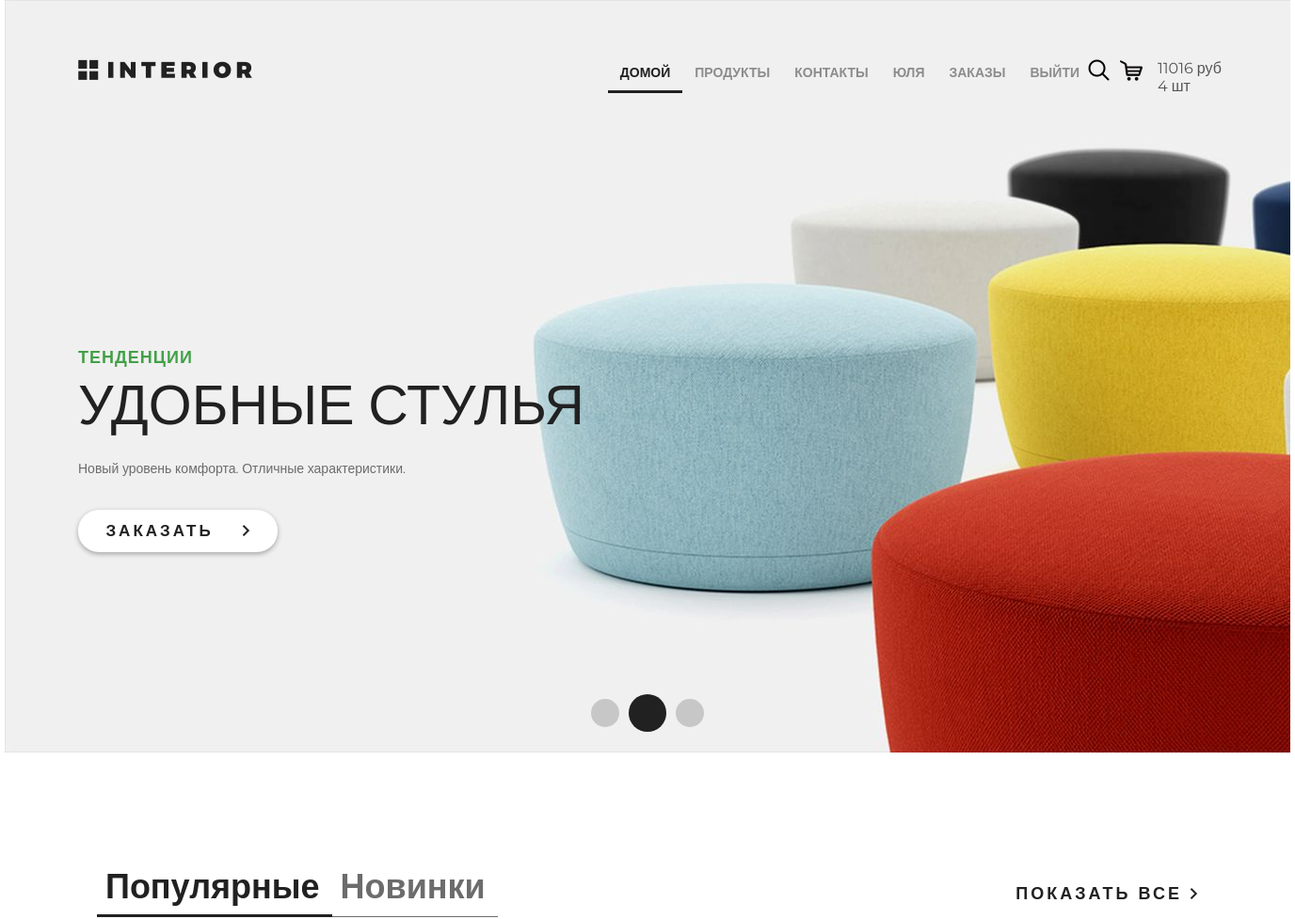
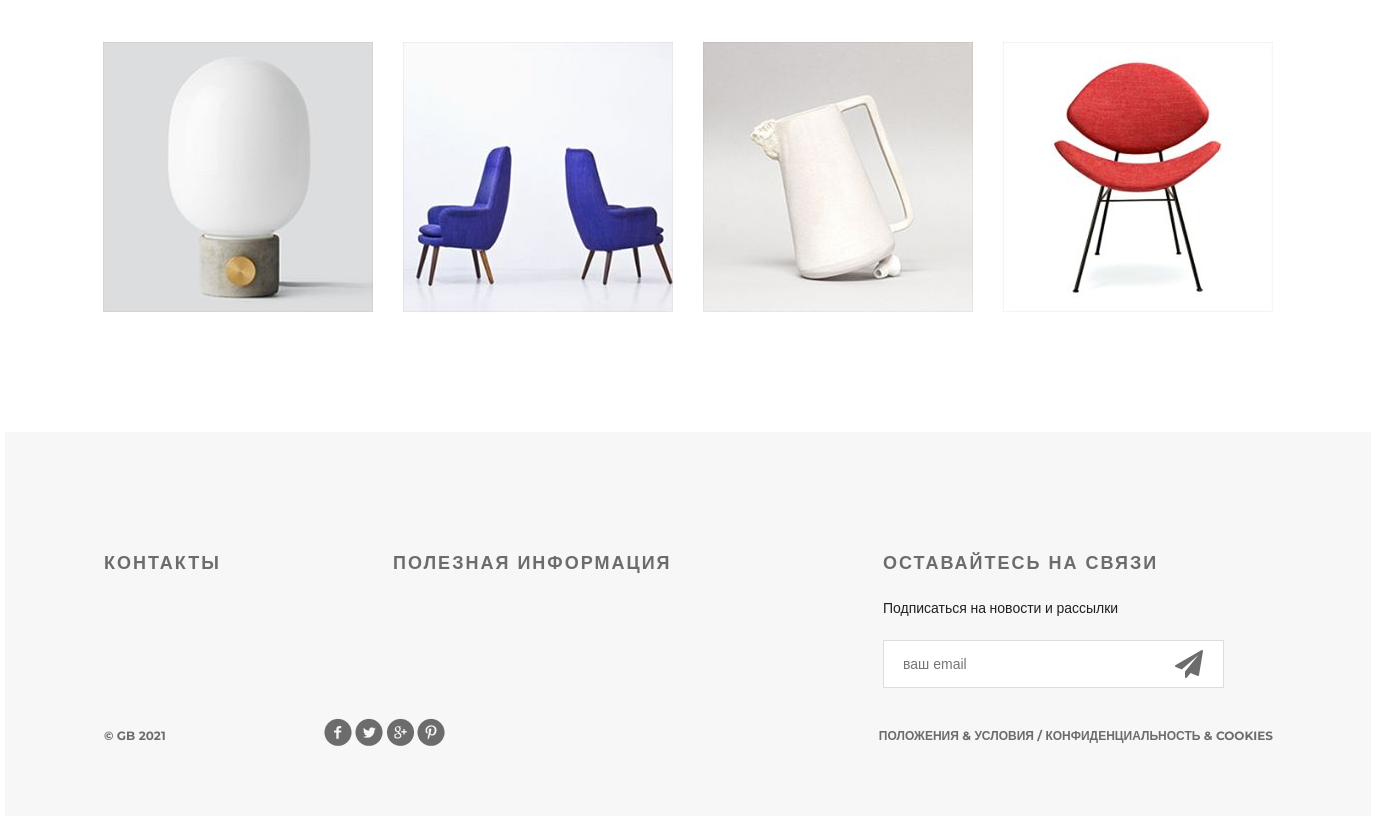
Screenshot of / (signed in) with the database file from the repository (2 pictures, top to bottom).
### authapp/models.py (models this page shows, shortened)
class ShopUser(AbstractUser):
    avatar = models.ImageField(upload_to='users_avatars', blank=True, verbose_name='Аватар')
    avatar_url = models.URLField(blank=True,verbose_name='Ссылка на аватар')
    age = models.PositiveSmallIntegerField(verbose_name='Возраст', default=18)
    activate_key = models.CharField(max_length=128, verbose_name='Ключ активации', blank=True, null=True)
    activate_key_expired = models.DateTimeField(blank=True, null=True)

### basketapp/models.py (models this page shows)
class Basket(models.Model):
    user = models.ForeignKey(settings.AUTH_USER_MODEL, on_delete=models.CASCADE, related_name='basket')
    product = models.ForeignKey(Product, on_delete=models.CASCADE)
    quantity = models.PositiveSmallIntegerField(default=0)
    add_datetime = models.DateField(auto_now_add=True)
    @property
    def products_cost(self):
        return self.quantity * self.product.price
    @property
    def total_quantity(self):
        _items = Basket.objects.filter(user=self.user)
        return sum(list(map(lambda x: x.quantity, _items)))
    @property
    def total_cost(self):
        _items = Basket.objects.filter(user=self.user)
        return sum(list(map(lambda x: x.products_cost, _items)))

### mainapp/models.py (models this page shows, shortened)
class Product(models.Model):
    category = models.ForeignKey(ProductCategory, on_delete=models.CASCADE, verbose_name='Категория')
    name = models.CharField(max_length=128, verbose_name='Название')
    image = models.ImageField(upload_to='products', blank=True,verbose_name='Картинка')
    short_desc = models.CharField(max_length=255, verbose_name='Краткое описание')
    description = models.TextField(verbose_name='Описание')
    price = models.DecimalField(decimal_places=2, max_digits=10, default=0, verbose_name='Цена')
    quantity = models.PositiveSmallIntegerField(default=0, verbose_name='Количество')
    is_active = models.BooleanField(default=True)

### mainapp/views.py (the view)
# urls.py: path('', views.Index.as_view(), name='main'),
class Index(TemplateView):
    template_name = 'mainapp/index.html'
    def get_context_data(self, **kwargs):
        context = super().get_context_data(**kwargs)
        context['title'] = 'Главная'
        context['products'] = Product.objects.all()[:4]
        return context

### mainapp/context_processor.py (called while the page is built)
def basket(request):
    basket_items = []
    if request.user.is_authenticated:
        basket_items = Basket.objects.filter(user=request.user)
    return {
        'basket': basket_items
    }

### mainapp/templates/mainapp/index.html (shortened to what this page needs)
{% extends 'mainapp/base.html' %}
{% load static %}
{% block menu %}
    <div class="slider">
        <div class="header clearfix">
                {% include 'mainapp/includes/inc_main_menu.html' %}
        </div>
        <div class="text-slider">
            <h3 class="green">тенденции</h3>
            <h3 class="big"> удобные стулья</h3>
            <p>Новый уровень комфорта. Отличные характеристики.</p>
            <a href="#" class="button-order">заказать <img src="{% static 'img/arrow.png' %}" alt=""></a>
        </div>
        <div class="navi">
            <a href="#"></a><a href="#"></a><a href="#"></a>
        </div>
    </div>
{% endblock %}
{% block content %}
    <div class="featured">
        <div class="featured-menu">
            <a class="active" href="#">Популярные</a><a href="#">Новинки</a>
        </div>
        <a class="explore" href="#">показать все <img src="{% static 'img/arrow.png' %}" alt=""></a>
        <div class="clearfix">
        </div>
        <div class="tab-content">
            {% for product in products %}
                <div class="block">
                    <a href="{% url 'products:product' product.pk %}">
                        <img src="/media/{{ product.image }}" alt="">
                    </a>
                </div>
            {% endfor %}
        </div>
    </div>
{% endblock %}

### mainapp/templates/mainapp/includes/inc_main_menu.html (shortened to what this page needs)
 <a href="{% url 'main' %} }" class="logo"></a>
<ul class="menu">
<li><a href="{% url 'main' %}"
       {% if request.resolver_match.url_name == 'main' %}class="active"{% endif %}>
    домой
</a></li>
<li><a href="{% url 'products:products' %}"
       {% if request.resolver_match.url_name == 'products' %}class="active"{% endif %}>
    продукты
</a></li>
<li><a href="{% url 'contact' %}"
       {% if request.resolver_match.url_name == 'contact' %}class="active"{% endif %}>
    контакты
</a></li>
{% if user.is_authenticated %}
    <li><a href="{% url 'auth:edit' %}">{{ user.first_name|default:'Пользователь' }}</a></li>
    <li><a href="{% url 'order:list' %}">Заказы</a></li>
    <li><a href="{% url 'auth:logout' %}">Выйти</a></li>
{% else %}
    <li><a href="{% url 'auth:register' %}">Регистрация</a></li>
    <li><a href="{% url 'auth:login' %}">Войти</a></li>
{% endif %}
  </ul>
<a href="#" class="search"></a>
<a href="{% url 'basket:basket' %}" class="basket">
    {% if basket %}
        {{ basket.0.total_cost|floatformat:0 }} руб <br>
        {{ basket.0.total_quantity }} шт
    {% endif %}
</a>

### static/style.css (style rules this page uses)
* { margin: 0; padding: 0; }
body { font-family: 'Montserrat', sans-serif; }
html, body { height: 100%; }
.slider { height: 800px; background-image: url(/static/img/slider.jpg); padding-left: 78px; padding-right: 211px; position: relative; }
.logo { background-image: url(/static/img/logo.png); margin-top: 63px; width: 185px; height: 22px; float: left; }
.menu { list-style-type: none; margin-top: 67px; float: right; }
.menu li { float: left; }
.menu a { color: #8c8c8c; font-size: 14px; font-weight: 700; text-align: right; text-transform: uppercase; text-decoration: none; padding: 10px 13px; }
.menu .active { color: #212121; font-weight: 700; border-bottom: 3px solid #212121; }
.search { display: block; width: 23px; height: 23px; background-image: url(/static/img/search.png); position: absolute; top: 63px; left: 1151px; }
.basket { display: block; width: 100px; height: 23px; background-image: url(/static/img/basket.png); position: absolute; top: 63px; left: 1185px; text-decoration: none; color: #555; padding-left: 40px; background-repeat: no-repeat; }
.clearfix:after { content: ""; display: block; clear: both; }
.text-slider { margin-top: 288px; position: absolute; }
.text-slider p { color: #6c6c6c; font-size: 14px; text-align: left; width: 458px; line-height: 24px; }
.button-order { background-color: #ffffff; box-shadow: 0px 2px 4.85px 0.15px rgba(33, 33, 33, 0.35); width: 212px; height: 45px; display: block; text-transform: uppercase; text-align: center; border-radius: 22px; text-decoration: none; color: #212121; font-size: 17px; font-weight: 700; line-height: 45px; margin-top: 32px; letter-spacing: 3px; }
.button-order img { padding-left: 22px; }
.green { text-transform: uppercase; color: #43a047; font-size: 18px; font-weight: 700; text-align: left; margin-bottom: 22px; line-height: 13px; letter-spacing: 1px; }
.big { color: #212121; font-size: 59px; line-height: 43px; text-transform: uppercase; font-weight: 100; margin-bottom: 34px; }
.navi { position: absolute; bottom: 22px; right: 618px; display: flex; width: 130px; height: 40px; justify-content: space-between; align-items: center; }
.navi a { display: block; width: 30px; height: 30px; border-radius: 50%; background-color: rgba(33, 33, 33, 0.2); float: left; margin: 0px 5px; }
.navi a:nth-child(2) { display: block; width: 40px; height: 40px; border-radius: 50%; background-color: #212121; float: left; margin: 0px; }
.featured { padding-left: 98px; padding-right: 98px; }
.featured-menu { margin-top: 120px; width: 300px; height: 49px; float: left; }
.featured-menu a { color: #6c6c6c; font-size: 36px; font-weight: 700; text-align: left; text-decoration: none; border-bottom: 1px solid #6c6c6c; padding-bottom: 10px; padding-right: 13px; padding-left: 9px; }
.featured-menu .active { font-size: 36px; font-weight: 700; text-align: left; color: #212121; border-bottom: 3px solid #212121; padding-bottom: 8px; }
.explore { text-transform: uppercase; color: #212121; font-size: 18px; font-weight: 700; line-height: 24px; text-align: center; float: right; margin-top: 138px; letter-spacing: 3px; text-decoration: none; }
.tab-content { margin-top: 50px; display: flex; justify-content: space-between; margin-bottom: 120px; }
.tab-content .block { height: 270px; width: 270px; position: relative; }

### rows the page displays
ShopUser: first_name "ЮЛЯ"
Basket: user+quantity+product "11016", user+quantity "4"
Product: image (picture)
Product: image (picture)
Product: image (picture)
Product: image (picture)
